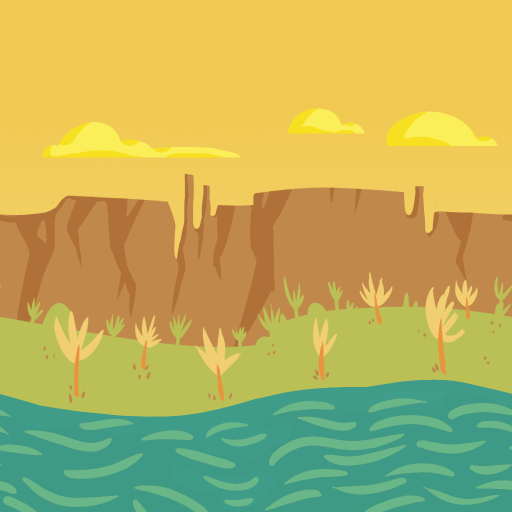
#> input picture data/background.png, 1024 x 1024 px, found by its file name (shown at 1/2 size)
$ jupyter execute --allow-errors 'Algoritmo de transposición de datasets de n dimensiones.ipynb'
#> lines starting #> are read from the running program, lines starting #| are printed output that depends on the picture
# Algoritmo de transposición para conjuntos de datos en $n$ dimensiones

En este notebook se va a desarrollar un algoritmo que permite hacer transposiciones en un cojunto de datos para obtener otro conjunto donde los datos próximos estén más relacionados entre sí. También se necesita el algoritmo inverso.

El algoritmo se implementará con un solo bucle `for` y no con $n$ bucles anidados, pues el número de bucles anidados dependerá de la dimensión del conjunto de datos.

El agoritmo descrito se ha implementado para un máximo de 8 dimensiones.

## Definición del algoritmo y de su inversa

[cell 1]
def t_data(data, sub_shp, inverse=False):

#> called with data = array of shape (64, 16, 32, 4), sub_shp = (8, 8, 4, 2), inverse = False
    dim = [0, 0, 0, 0, 0, 0, 0, 0]
    shp = [1, 1, 1, 1, 1, 1, 1, 1]
    sub = [1, 1, 1, 1, 1, 1, 1, 1]

    dest = np.empty(data.shape, dtype=data.dtype).flatten()

    dta_shp = list(data.shape)
    dta_shp.reverse()
    sub_shp = list(sub_shp)
    sub_shp.reverse()

    for d, s in enumerate(dta_shp):
        dim[d] = 1
        shp[d] = s
    for d, s in enumerate(sub_shp):
        sub[d] = s

    data_aux = data.flatten()

    for K in np.arange(shp[0]*shp[1]*shp[2]*shp[3]*shp[4]*shp[5]*shp[6]*shp[7]):

        J = (dim[0]*((K)%sub[0] + K//(sub[0]*sub[1]*sub[2]*sub[3]*sub[4]*sub[5]*sub[6]*sub[7])%(shp[0]//sub[0])*sub[0])
             +
             dim[1]*(K//(sub[0])%sub[1]*shp[0] + K//(shp[0]*sub[1]*sub[2]*sub[3]*sub[4]*sub[5]*sub[6]*sub[7])%(shp[1]//sub[1])*shp[0]*sub[1])
             +
             dim[2]*(K//(sub[0]*sub[1])%sub[2]*shp[1]*shp[0] + K//(shp[0]*shp[1]*sub[2]*sub[3]*sub[4]*sub[5]*sub[6]*sub[7])%(shp[2]//sub[2])*shp[0]*shp[1]*sub[2])
             +
             dim[3]*(K//(sub[0]*sub[1]*sub[2])%sub[3]*shp[0]*shp[1]*shp[2] + K//(shp[0]*shp[1]*shp[2]*sub[3]*sub[4]*sub[5]*sub[6]*sub[7])%(shp[3]//sub[3])*shp[0]*shp[1]*shp[2]*sub[3])
             +
             dim[4]*(K//(sub[0]*sub[1]*sub[2]*sub[3])%sub[4]*shp[0]*shp[1]*shp[2]*shp[3] + K//(shp[0]*shp[1]*shp[2]*shp[3]*sub[4]*sub[5]*sub[6]*sub[7])%(shp[4]//sub[4])*shp[0]*shp[1]*shp[2]*shp[3]*sub[4])
             +
             dim[5]*(K//(sub[0]*sub[1]*sub[2]*sub[3]*sub[4])%sub[5]*shp[0]*shp[1]*shp[2]*shp[3]*shp[4] + K//(shp[0]*shp[1]*shp[2]*shp[3]*shp[4]*sub[5]*sub[6]*sub[7])%(shp[4]//sub[4])*shp[0]*shp[1]*shp[2]*shp[3]*shp[4]*sub[5])
             +
             dim[6]*(K//(sub[0]*sub[1]*sub[2]*sub[3]*sub[4]*sub[5])%sub[4]*shp[0]*shp[1]*shp[2]*shp[3]*shp[4]*shp[5] + K//(shp[0]*shp[1]*shp[2]*shp[3]*shp[4]*shp[5]*sub[6]*sub[7])%(shp[4]//sub[4])*shp[0]*shp[1]*shp[2]*shp[3]*shp[4]*shp[5]*sub[6])
             +
             dim[7]*(K//(sub[0]*sub[1]*sub[2]*sub[3]*sub[4]*sub[5]*sub[6])%sub[4]*shp[0]*shp[1]*shp[2]*shp[3]*shp[4]*shp[5]*shp[6] + K//(shp[0]*shp[1]*shp[2]*shp[3]*shp[4]*shp[5]*shp[6]*sub[7])%(shp[4]//sub[4])*shp[0]*shp[1]*shp[2]*shp[3]*shp[5]*shp[6]*sub[7])
             )

        if inverse:
            dest[K] = data_aux[J]
        else:
            dest[J] = data_aux[K]

    return dest.reshape(data.shape)

## Testeando el algoritmo

### Inicialización de los parámatros

[cell 2]
import matplotlib.pyplot as plt
import numpy as np
import tables as tb
from math import log, sqrt
import time as t

### Test con datos artificiales (4 dimensiones)

[cell 3]
# Definición de los datos

a, b, c, d = 64, 16, 32, 4
data = np.arange(a * b * c * d, dtype=np.int32).reshape(a, b, c, d)
sub_shape = (8, 8, 4, 2)

print(data.dtype)
# Test de las dos funciones creadas

res = t_data(data, sub_shape, inverse=False)
org = t_data(res, sub_shape, inverse=True)

np.testing.assert_array_equal(data, org)

# Impresión de los datos reales y los datos modificados

print("Datos originales")
print(data[0][0])

print()

print("Datos modificados")
print(res[0][0])

### Test con datos reales (2 dimensiones)

[cell 4]
# Defincición de los datos

data = (plt.imread("background.png")*255).astype(np.uint8)
data = data.view(np.uint32).reshape(data.shape[:-1])
sub_shape = (64, 128)

# Test de las dos funciones creadas

res = t_data(data, sub_shape, inverse=False)
#> call 3 of t_data, with sub_shp = (64, 128), inverse = False
#> in t_data (call 3), `return dest.reshape(data.shape)`:
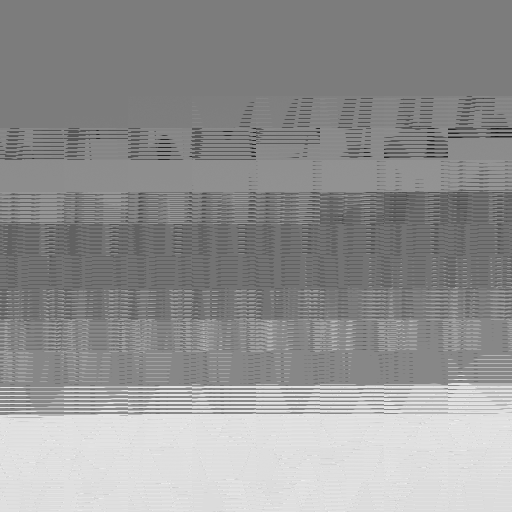
#> returned value: shape (1024, 1024) uint32 (shown at 1/2 size); min 4.28e+09, max 4.29e+09, mean 4.28e+09; drawn with min black and max white
org = t_data(res, sub_shape, inverse=True)

np.testing.assert_array_equal(data, org)

# Impresión de los datos reales y los transformados

fig = plt.figure(figsize=(9, 9))

ax = fig.add_subplot(1, 2, 1)
ax.imshow(data.reshape(data.shape + (1,)).view(np.uint8))
ax.set_title("Datos originales")
ax.xaxis.set_major_locator(plt.NullLocator())
ax.yaxis.set_major_locator(plt.NullLocator())

ax = fig.add_subplot(1, 2, 2)
ax.imshow(res.reshape(res.shape + (1,)).view(np.uint8))
ax.set_title("Datos modificados")
ax.xaxis.set_major_locator(plt.NullLocator())
ax.yaxis.set_major_locator(plt.NullLocator())
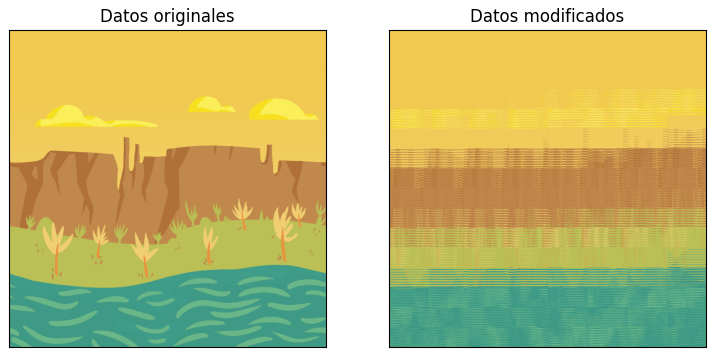
#> figure drawn by matplotlib, 2 panels
